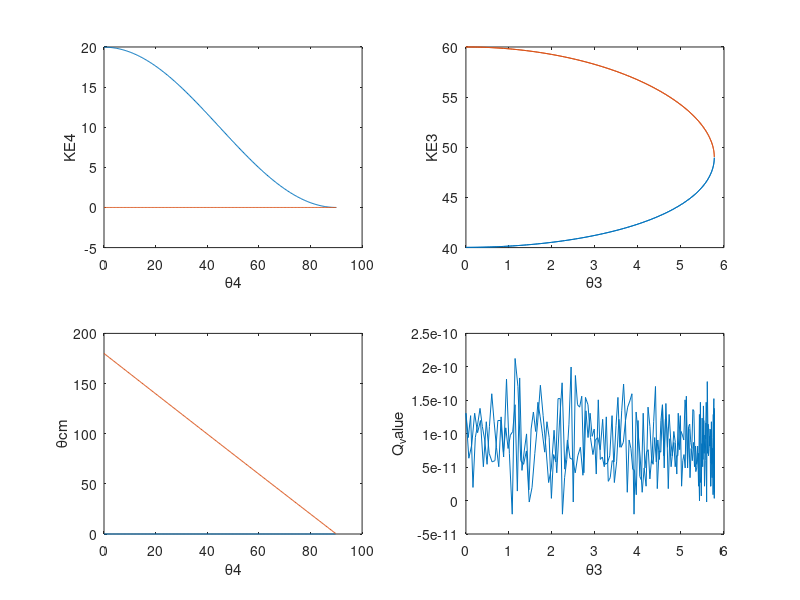

The MATLAB source for this figure:
clear;clc;
u=931.49;
%.............................................%
     
    m1=10.016853*u;    %Projectile
    m2=1.00782503223*u;%Rest
    DE=0;
    m3=10.016853*u+DE;
    m4=1.00782503223*u;     %Lighter one
    E1=m1+60;
    N=300;
    theta4=linspace(0,90,N);%Lighter one

%........................................................................
P1=sqrt((E1^2)-(m1^2));Nmax=N;

for(i=1:N)
    
D(i)=4*P1*P1*(cosd(theta4(i)).^2)-4*((m2+E1)^2);
E=-4*(m2+E1)*(m3*m3-m1*m1-m2*m2-m4*m4-2*E1*m2);
F(i)=-4*(m4*m4)*P1*P1*(cosd(theta4(i))^2)-((m3*m3-m1*m1-m2*m2-m4*m4-2*E1*m2)^2);
   
    if(E*E-4*(D(i)*F(i))<0)
    Nmax=i-1;
        if(Nmax==0)
            disp('No values are possible')
        else
        disp('All the values of theta4 are not possible.')
        disp('Maximum value of theta4 is')
        disp(theta4(Nmax))
        end
    break;
    else
    KE4plus(i)=-m4+((-E+sqrt(E*E-4*(D(i)*F(i))))/(2*D(i)));
    KE4minus(i)=-m4+((-E-sqrt(E*E-4*(D(i)*F(i))))/(2*D(i)));
    end
    
end
if(Nmax==N)
disp('All the values of theta4 are possible');
end
subplot(2,2,1);
plot(theta4(1:Nmax),KE4minus(1:Nmax),theta4(1:Nmax),KE4plus(1:Nmax))
xlabel('\theta4')
ylabel('KE4')

%..............................................%
E4=m4+KE4minus;
P4=real(sqrt((E4.^2)-m4*m4));
theta3=atand((P4.*sind(theta4(1:Nmax)))./(P1-(P4.*cosd(theta4(1:Nmax)))));

A=4*(P1^2)*(cosd(theta3(1:Nmax)).^2)-4*((m2+E1)^2);
B=-4*(m2+E1)*((m4*m4)-(m1*m1)-(m2*m2)-(m3^2)-2*E1*m2);
C=-4*m3*m3*P1*P1*(cosd(theta3(1:Nmax)).^2)-((m4*m4-m1*m1-m2*m2-m3*m3-2*E1*m2)^2);
KE3plus=-m3+((-B+sqrt(B*B-4*(A.*C)))./(2*A));
KE3minus=-m3+((-B-sqrt(B*B-4*(A.*C)))./(2*A));
subplot(2,2,2);
plot(theta3,KE3plus,theta3,KE3minus)
xlabel('\theta3')
ylabel('KE3')
%........................................................................

Ecm=sqrt(m1*m1+m2*m2+2*E1*m2);
E4cm=(Ecm*Ecm-m3*m3+m4*m4)/(2*Ecm);
P4cm=sqrt(E4cm*E4cm-m4*m4);
vcm=P1/(E1+m2);
gcm=(E1+m2)/sqrt(m1*m1+m2*m2+2*m2*E1);
G=gcm*gcm*(tand(theta4(1:Nmax)).^2)+1;
H=-2*vcm*(E4cm/P4cm)*gcm*gcm*(tand(theta4(1:Nmax)).^2);
I=gcm*gcm*(tand(theta4(1:Nmax)).^2)*vcm*vcm*((E4cm/P4cm)^2)-1;
thetacm_plus=acosd((-H+sqrt((H.*H)-4*(G.*I)))./(2*G));
thetacm_minus=acosd((-H-sqrt((H.*H)-4*(G.*I)))./(2*G));
subplot(2,2,3)
plot(theta4(1:Nmax),thetacm_plus,theta4(1:Nmax),thetacm_minus)
xlabel('\theta4')
ylabel('\thetacm')
%........................................................................

E3=m3+KE3plus;
P3=sqrt(((E3).^2)-m3*m3);
Q=m1+m2-sqrt(m4*m4-m1*m1-m2*m2+2*E3*(m2+E1)-2*m2*E1-2*P1*(P3.*cosd(theta3)))-m4;
subplot(2,2,4)
plot(theta3,Q)
xlabel('\theta3')
ylabel('Q_value')
